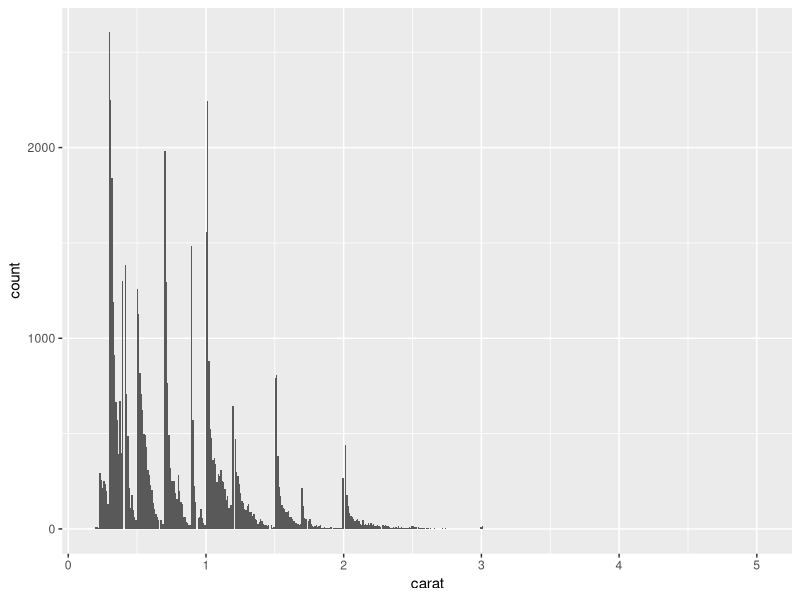
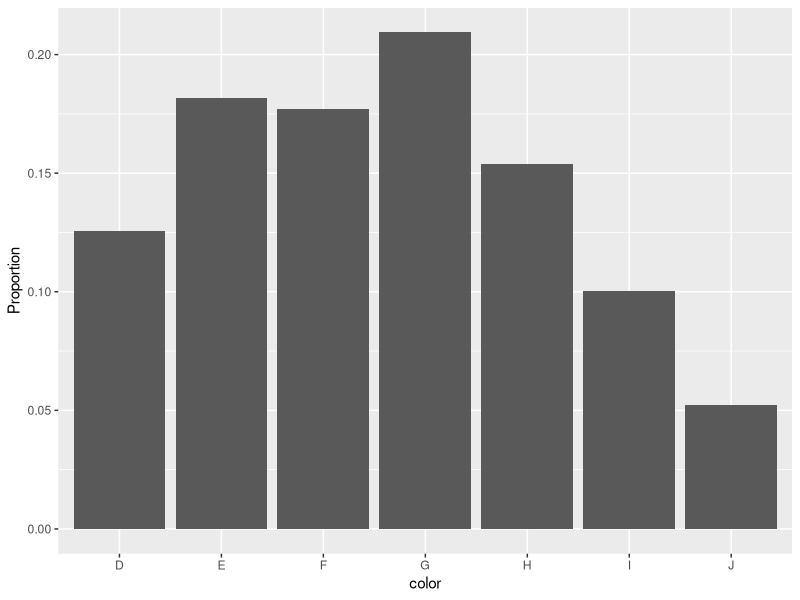
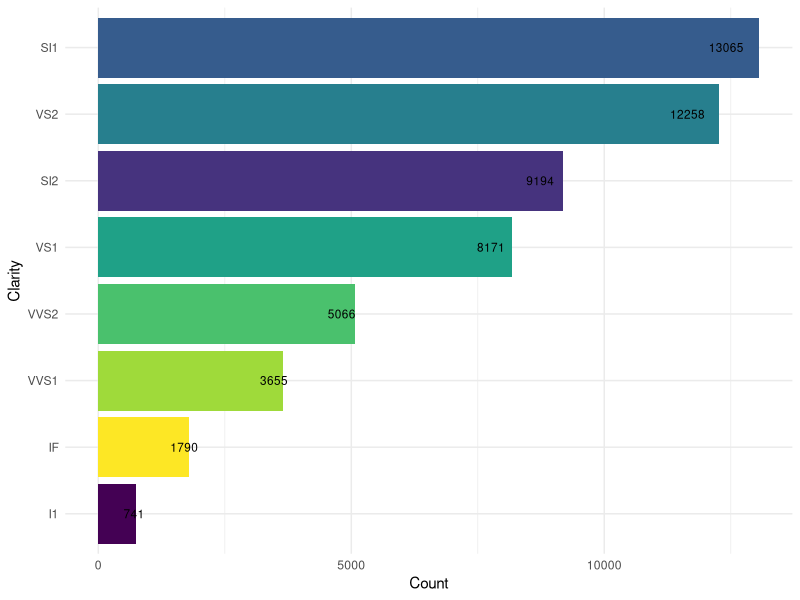
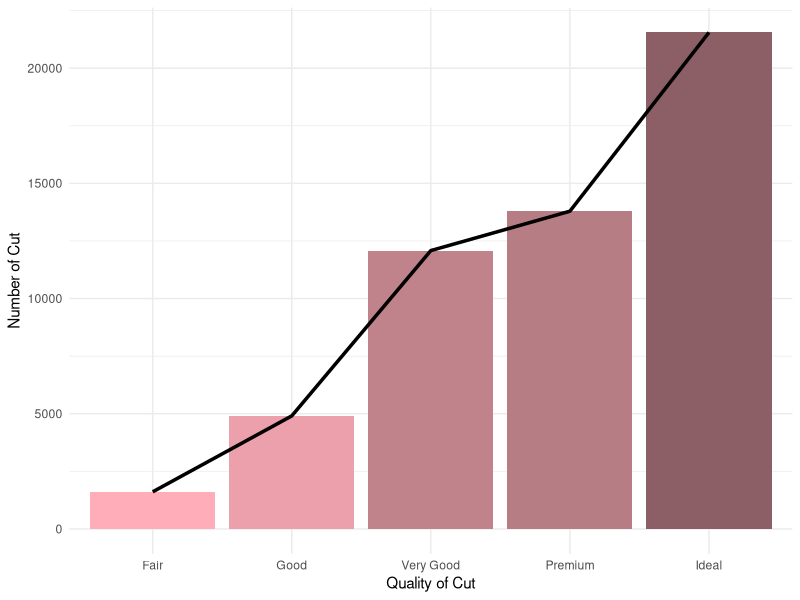
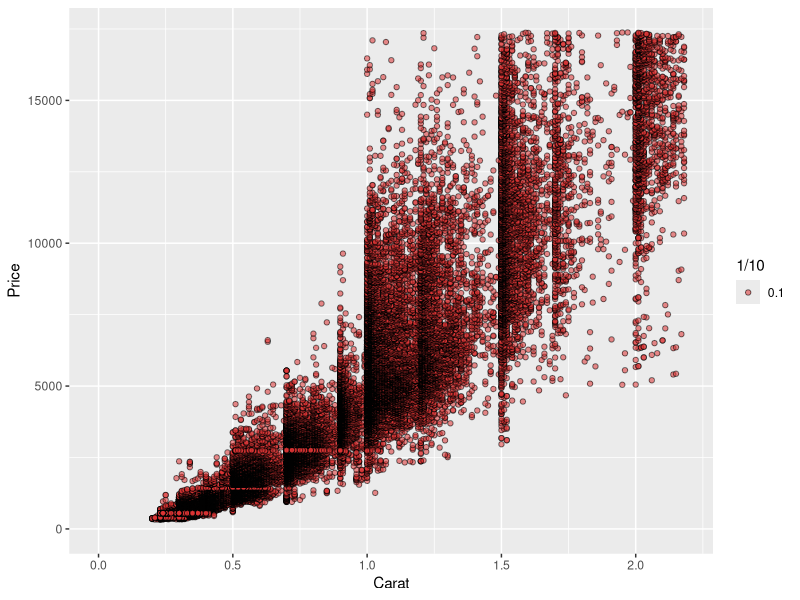
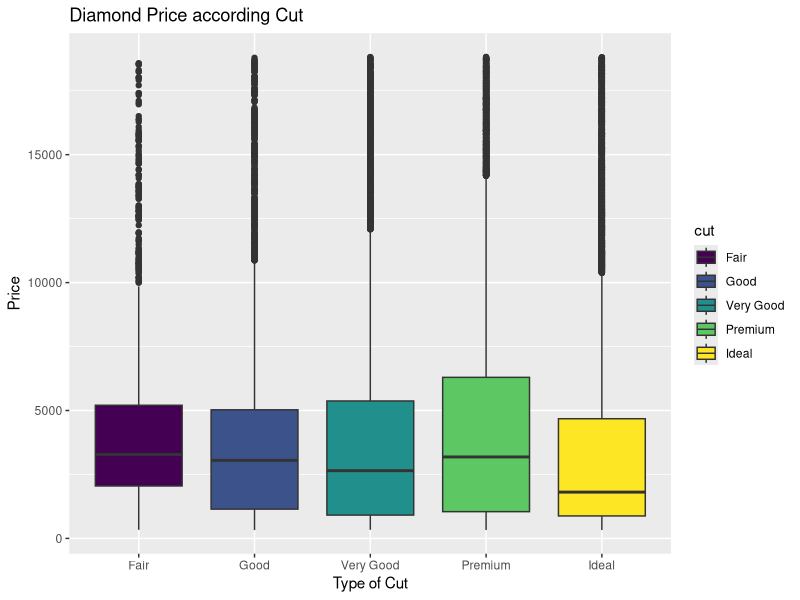
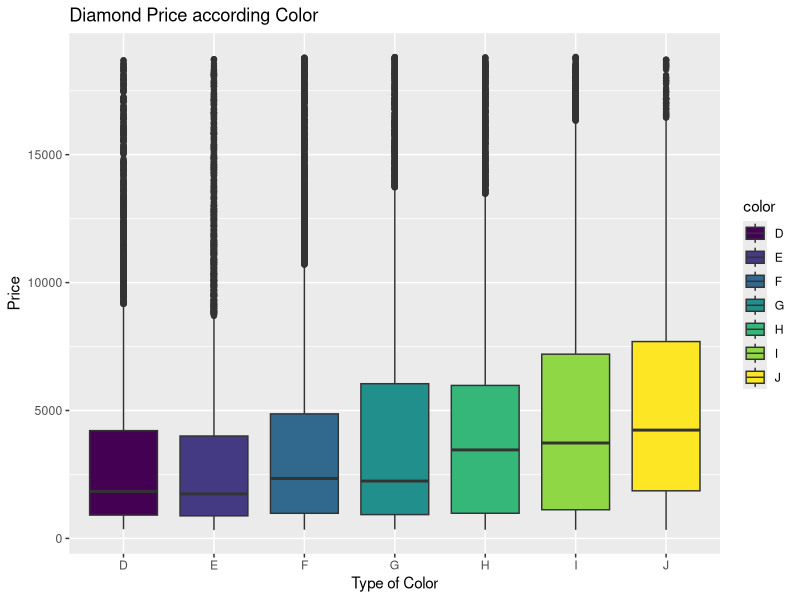
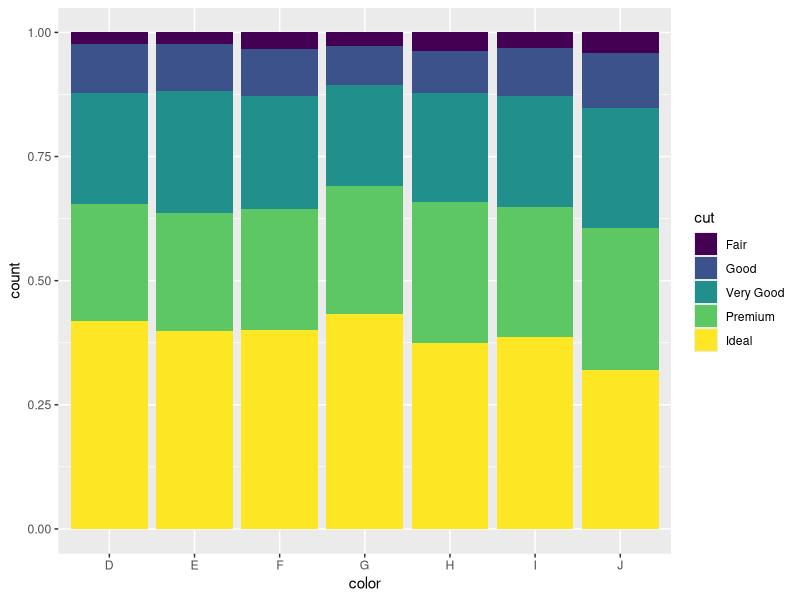

Reproduce these figures in R, in order.
## ---- chunk 1

library(tidyverse)
library(dplyr)
library(ggplot2)
library(knitr) 
library(RColorBrewer)
## ---- chunk 2
set.seed(503)
diamonds_test <- diamonds %>% mutate(diamond_id = row_number()) %>% 
  group_by(cut, color, clarity) %>% sample_frac(0.2) %>% ungroup()
diamonds_train <- anti_join(diamonds %>% mutate(diamond_id = row_number()), 
                            diamonds_test, by = "diamond_id")
## ---- chunk 3
 ggplot(data = diamonds, mapping = aes(x = carat)) + geom_histogram(bins = 500)
## ---- chunk 4
 ggplot(diamonds, aes(x = color, y = ..)) + geom_bar(aes(y = ..count.. / sum(..count..))) + ylab("Proportion")
## ---- chunk 5
diamonds %>%
  mutate(clarity = factor(clarity)) %>%
  group_by(clarity) %>%
  summarise(clarity_count = n())%>%
  arrange(desc(clarity_count)) %>%
  head(20) %>%
  
  ggplot(., aes(x=clarity_count, y = reorder(clarity, clarity_count), fill= clarity)) +
  geom_col() +
  geom_text(aes(label = clarity_count), size=3, color = "black", position = position_stack(vjust = 0.95)) +
  theme_minimal() +
  theme(legend.position = "none") +
  labs(x = "Count",
         y = "Clarity")
  
## ---- chunk 6
diamonds %>%
  #mutate(cut = factor(cut)) %>%
  group_by(cut) %>%
  summarise(count = n()) %>%
  mutate(percentage = 100*count/sum(count)) %>%
ggplot(., aes(x=cut, y = count, fill = count)) +
  geom_col() +
  scale_fill_gradient("count", low="lightpink1", high="lightpink4") +
  geom_line(aes(y = count), size = 1.2, color="black", group = 1) +
  theme_minimal() +
  theme(legend.position = "none") +
  labs( x = "Quality of Cut",
       y = "Number of Cut")
## ---- chunk 7
ggplot(data=diamonds, aes(x=carat, y=price)) +
  # get rid of top percentile
  scale_x_continuous(lim=c(0,quantile(diamonds$carat,0.99))) +
  scale_y_continuous(lim=c(0,quantile(diamonds$price,0.99))) +
  geom_point(fill=I('#dd3333'), color= I("black"), aes(alpha=1/10),shape=21)+ xlab("Carat") + ylab("Price")
  
## ---- chunk 8
ggplot(diamonds, aes(factor(cut), price, fill=cut)) + geom_boxplot() + ggtitle("Diamond Price according Cut") + xlab("Type of Cut") + ylab("Price")
## ---- chunk 9
ggplot(diamonds, aes(factor(color), price, fill=color)) + geom_boxplot() + ggtitle("Diamond Price according Color") + xlab("Type of Color") + ylab("Price")
## ---- chunk 10
ggplot(diamonds, aes(x = color, fill = cut)) + geom_bar(position = "fill")
## ---- chunk 11
ggplot(diamonds, aes(cut, clarity)) + 
  geom_jitter(alpha = 0.05)
## ---- chunk 12
diamonds %>%
  ggplot(mapping = aes(x = carat, y = price))+
  geom_point(mapping = aes(color = cut))
## ---- chunk 13
diamonds_pca <- princomp(as.matrix(diamonds_train[,sapply(diamonds_train, class) == "numeric"]),cor=T)
summary(diamonds_pca,loadings=TRUE)
## ---- chunk 14
plot(diamonds_pca,type="l")
## ---- chunk 15
formul<-price~carat+cut+color+clarity+depth+table+x+y+z

Diamond.lm.model<-lm(formul,diamonds_train)
diamonds_test$lmprediction<-predict(Diamond.lm.model,newdata = diamonds_test)
## ---- chunk 16
summary(Diamond.lm.model)
## ---- chunk 17
linear.rsquared<-1 - (sum((diamonds_test$lmprediction-diamonds_test$price)^2)/sum((diamonds_test$price-mean(diamonds_test$price))^2))
linear.rsquared
## ---- chunk 18
ggplot(diamonds_test,aes(lmprediction,price,alpha=0.6)) +
  geom_point(color="orange")+
  geom_abline(color="black",size=1.2)+
  theme_minimal() +
  theme(legend.position = "none", plot.title = element_text(vjust = 0.5))+
  ggtitle("Predictions vs Actual Prices")
